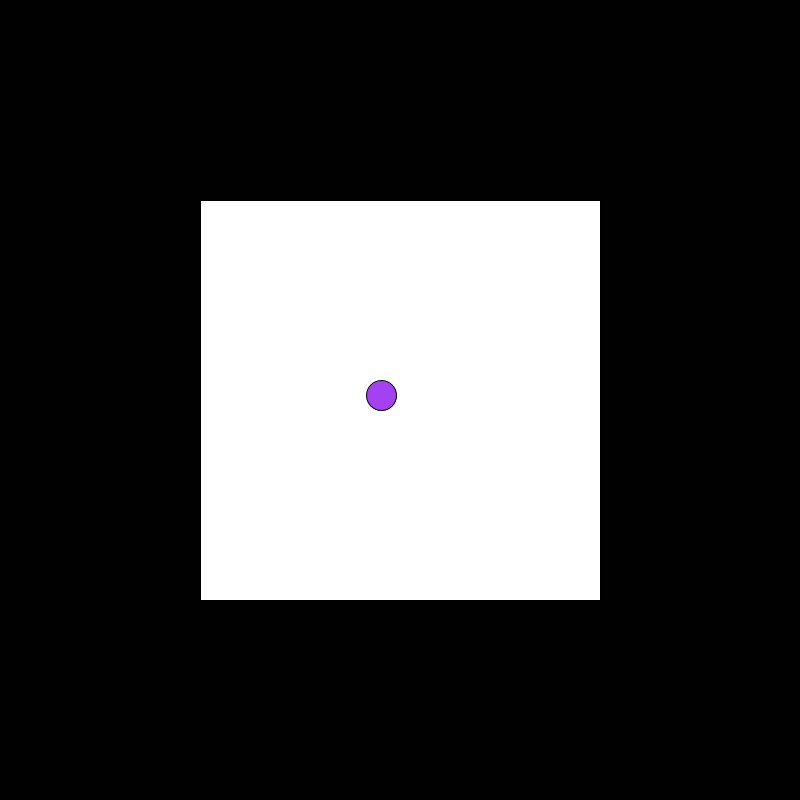
Frame 1 (no input)
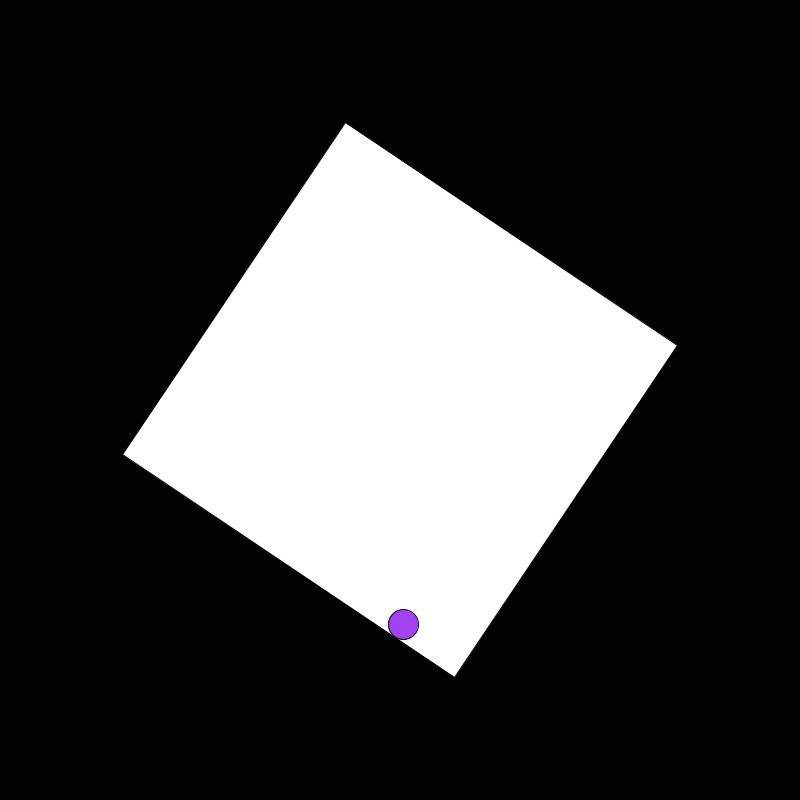
Frame 60 (the mouse pressed at the canvas centre just before this capture)
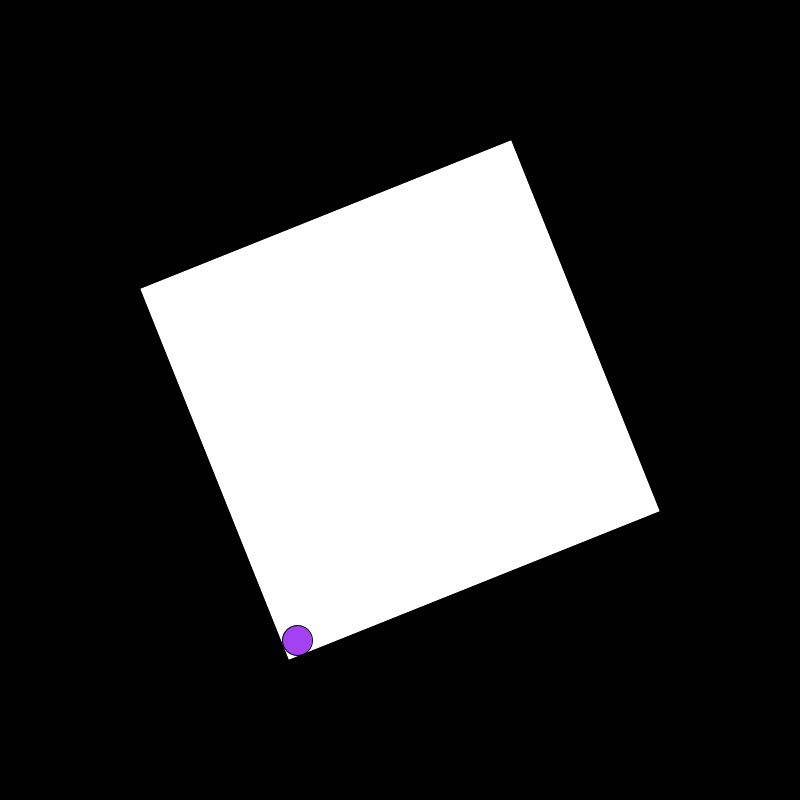
Frame 120 (the mouse held since frame 60 and released just before this capture)

The Processing sketch that drew these frames (run headless with seeded random() and noise(); from frame 60 on, the mouse is pressed at the canvas centre):

// Processing sketch: ex2
// ── ex2.pde
double dt = 0.01;
double t = 0;
int viewSize = 800;
double theta = 0;

// Box
double R = 200;

// Ball
int nbBalls = 1; //TODO : Comprendre pourquoi le nbBalls à une influence sur omega
Ball[] balls = new Ball[nbBalls];

void settings() {
  size(viewSize, viewSize);
}

void setup() {  
  //Balls generation
  for (int i = 0; i < nbBalls; i++) {
    color randomColor = color(random(255), random(255), random(255));
    int randomSize = (int) random(25, 50);
    int randomWeight = (int) random(1, 10);
    PVector randomLocation = new PVector(random(-50, 50),random(-50, 50));
    PVector randomVelocity = new PVector(random(-5, 5),random(-5, 5));
    balls[i] = new Ball(randomColor, randomSize, randomWeight, randomLocation, randomVelocity);
    println("ID : "+i+balls[i].toString());
  }
}

void draw() {
  // Scene
  background(1);
  translate(viewSize / 2, viewSize / 2);

  // Box
  rotate((float) theta);
  fill(255, 255, 255);
  rect(-(float) R, -(float) R, 2 * (float) R, 2 * (float) R);
  rotate(-(float) theta);  

  // Ball
  for (Ball ball : balls) {
    ball.display();  
    ball.update();
  }
}

// ── ballClass.pde
class Ball {
  color c;
  int masse;
  double rayon, gravity;
  double omega = 1;
  PVector location;
  PVector velocity;
  PVector location0;
  PVector velocity0;
  
  Ball(color col, int size, int masse, PVector randomLocation, PVector randomVelocity) {
    c = col; 
    rayon = size/2;
    location = randomLocation;
    velocity = randomVelocity;
    location0 = new PVector(0, 0);
    velocity0 = new PVector(0, 0);
    gravity = 1500; 
  }
  
  String toString() {
    String s = "\nCouleur : #"+hex(c, 6);
    s += "\nTaille : "+rayon*2;
    s += "\n";
    return s;
  }
  
  void display() { 
    fill(c);
    circle(location.x,location.y, (float) (rayon * 2));
  }
  
  void update() {
    t += dt;
    theta += dt * omega;
    velocity.y += dt * gravity;
    wallsCollision();
    //ballsCollision(?);
  }
  
  void wallsCollision() {  
    PVector locationN = new PVector(location.x, location.y);
    location.add(PVector.mult(velocity, (float) dt));
    for (int i = 0; i < 4; i++) {
      PVector n = new PVector((float) Math.cos(theta + Math.PI / 2 * i), (float) Math.sin(theta + Math.PI / 2 * i));
      double d = location.x * n.x + location.y * n.y;
      double p = (d - (R - rayon)) < 0 ? 0 : (d - (R - rayon));
      PVector m = PVector.mult(n, (float) p);
      location.sub(m);
    }
    PVector e = PVector.sub(location, locationN);
    velocity = PVector.div(e, (float) dt);
    
    // TODO : Faire en sorte que la boule rebondisse
  }
  
  void ballsCollision(Ball[] otherBalls) {
    // TODO : Faire en sorte que les boules se cognent
  }
}
